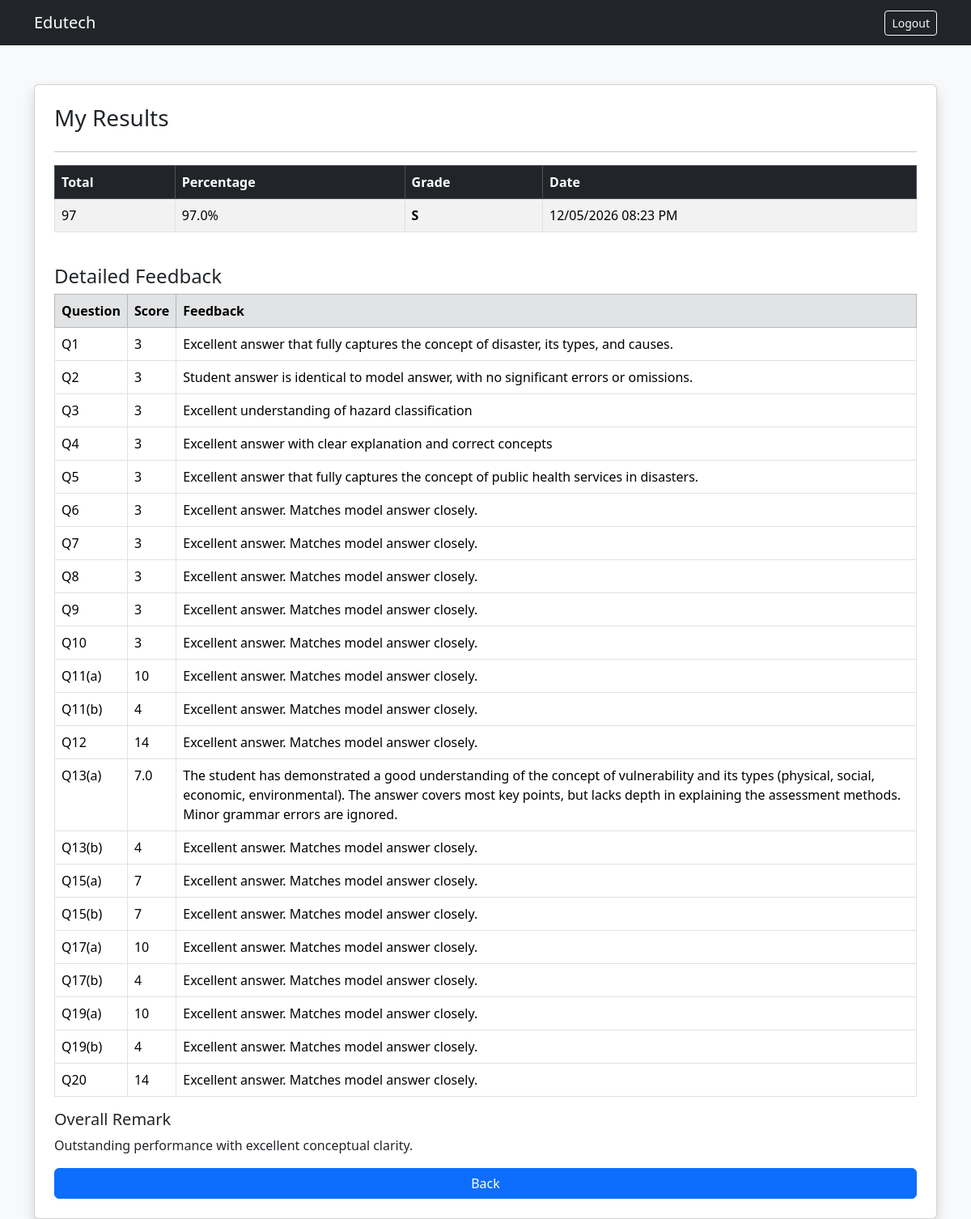
The app's page /myresults (signed in) with its own data.
### tables this page shows
CREATE TABLE results (
        id INTEGER PRIMARY KEY AUTOINCREMENT,
        user_id INTEGER,
        total INTEGER,
        percentage REAL,
        grade TEXT,
        details TEXT,
        timestamp TEXT,
        FOREIGN KEY(user_id) REFERENCES users(id)
    );

### app.py (the view)
@app.route("/myresults")
def myresults():
    conn = sqlite3.connect("edutech.db")
    cursor = conn.cursor()
    cursor.execute("""
    SELECT total,percentage,grade,details,timestamp
    FROM results
    WHERE user_id=?
    """,(session["user_id"],))
    row = cursor.fetchone()
    conn.close()
    if not row:
        return render_template("student_results.html", data=None)
    total, percentage, grade, details, timestamp = row
    if timestamp:
        dt = datetime.strptime(timestamp, "%Y-%m-%d %H:%M:%S")
        timestamp = dt.strftime("%d/%m/%Y %I:%M %p")
    else:
        timestamp = "-"
    details_dict = json.loads(details)
    feedback_rows = []
    for q, val in details_dict.items():
        if q == "remark":
            continue
        feedback_rows.append({
            "question": q,
            "score": val.get("score","-"),
            "feedback": val.get("feedback","")
        })
    result = {
        "total": total,
        "percentage": percentage,
        "grade": grade,
        "timestamp": timestamp,
        "feedbacks": feedback_rows,
        "remark": details_dict.get("remark","")
    }
    return render_template("student_results.html", data=result)

### templates/student_results.html
{% extends "base.html" %}
{% block content %}
<div class="card shadow p-4">
<h3>My Results</h3>
<hr>
{% if data %}
<table class="table table-bordered table-striped">
<thead class="table-dark">
<tr>
<th>Total</th>
<th>Percentage</th>
<th>Grade</th>
<th>Date</th>
</tr>
</thead>
<tbody>
<tr>
<td>{{ data.total }}</td>
<td>{{ data.percentage }}%</td>
<td><strong>{{ data.grade }}</strong></td>
<td>{{ data.timestamp }}</td>
</tr>
</tbody>
</table>
<h4 class="mt-4">Detailed Feedback</h4>
<table class="table table-bordered">
<thead class="table-secondary">
<tr>
<th>Question</th>
<th>Score</th>
<th>Feedback</th>
</tr>
</thead>
<tbody>
{% for f in data.feedbacks %}
<tr>
<td>{{ f.question }}</td>
<td>{{ f.score }}</td>
<td>{{ f.feedback }}</td>
</tr>
{% endfor %}
</tbody>
</table>
<h5>Overall Remark</h5>
<p>{{ data.remark }}</p>
{% else %}
<p>No results found.</p>
{% endif %}
<a href="/upload" class="btn btn-primary">Back</a>
</div>
{% endblock %}

### records on screen
results: total "97", percentage "97.0", grade "S", timestamp "12/05/2026 08:23 PM"

### other values on screen
{{ f.question }} "Q1" "Q2" "Q3" "Q4" "Q5" "Q6" "Q7" "Q8" "Q9" "Q10" "Q11(a)" "Q11(b)" "Q12" "Q13(a)" "Q13(b)" "Q15(a)" "Q15(b)" "Q17(a)" "Q17(b)" "Q19(a)" "Q19(b)" "Q20"
{{ f.score }} "3" "3" "3" "3" "3" "3" "3" "3" "3" "3" "10" "4" "14" "7.0" "4" "7" "7" "10" "4" "10" "4" "14"
{{ f.feedback }} "Excellent answer that fully captures the concept of disaster, its types, and causes." "Student answer is identical to model answer, with no significant errors or omissions." "Excellent understanding of hazard classification" "Excellent answer with clear explanation and correct concepts" "Excellent answer that fully captures the concept of public health services in disasters." "Excellent answer. Matches model answer closely." "Excellent answer. Matches model answer closely." "Excellent answer. Matches model answer closely." "Excellent answer. Matches model answer closely." "Excellent answer. Matches model answer closely." "Excellent answer. Matches model answer closely." "Excellent answer. Matches model answer closely." "Excellent answer. Matches model answer closely." "Excellent answer. Matches model answer closely." "Excellent answer. Matches model answer closely." "Excellent answer. Matches model answer closely." "Excellent answer. Matches model answer closely." "Excellent answer. Matches model answer closely." "Excellent answer. Matches model answer closely." "Excellent answer. Matches model answer closely." "Excellent answer. Matches model answer closely."
{{ data.remark }} "Outstanding performance with excellent conceptual clarity."
